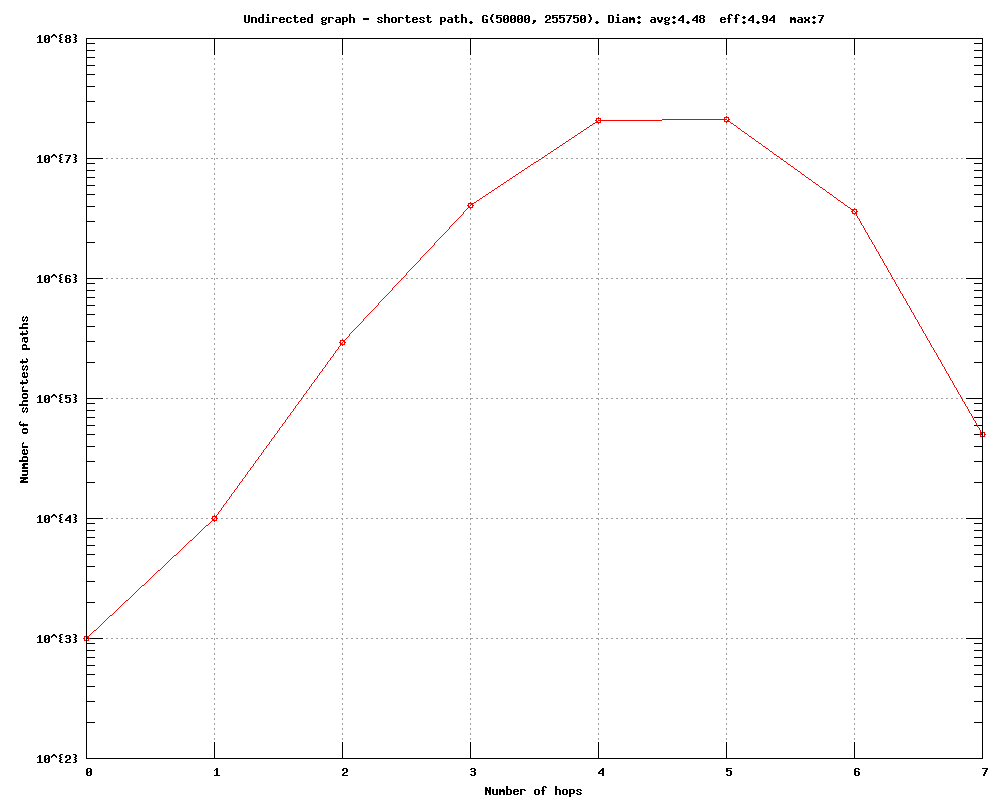

This chart was generated by the following gnuplot code:
#
# Undirected graph - shortest path. G(50000, 255750). Diam: avg:4.48  eff:4.94  max:7 (Fri Sep 23 19:41:22 2016)
#

set title "Undirected graph - shortest path. G(50000, 255750). Diam: avg:4.48  eff:4.94  max:7"
set key bottom right
set logscale y 10
set format y "10^{%L}"
set mytics 10
set grid
set xlabel "Number of hops"
set ylabel "Number of shortest paths"
set tics scale 2
set terminal png size 1000,800
set output 'diam.shortest_path_plotsteam-sweden-sample.txt.png'
plot 	"diam.shortest_path_plotsteam-sweden-sample.txt.tab" using 1:2 title "" with linespoints pt 6
